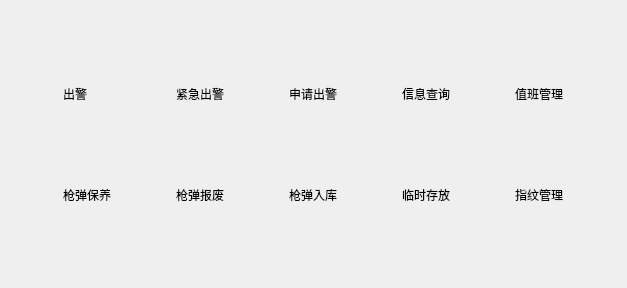
<?xml version="1.0" encoding="UTF-8"?>
<ui version="4.0">
 <class>Home</class>
 <widget class="QWidget" name="Home">
  <property name="geometry">
   <rect>
    <x>0</x>
    <y>0</y>
    <width>627</width>
    <height>288</height>
   </rect>
  </property>
  <property name="windowTitle">
   <string>Form</string>
  </property>
  <layout class="QGridLayout" name="gridLayout">
   <item row="0" column="0">
    <widget class="QToolButton" name="outPolice">
     <property name="focusPolicy">
      <enum>Qt::NoFocus</enum>
     </property>
     <property name="text">
      <string>出警</string>
     </property>
     <property name="icon">
      <iconset resource="../ImgSrc.qrc">
       <normaloff>:/img/icon/police.png</normaloff>:/img/icon/police.png</iconset>
     </property>
     <property name="iconSize">
      <size>
       <width>110</width>
       <height>110</height>
      </size>
     </property>
     <property name="toolButtonStyle">
      <enum>Qt::ToolButtonTextUnderIcon</enum>
     </property>
     <property name="autoRaise">
      <bool>true</bool>
     </property>
    </widget>
   </item>
   <item row="0" column="1">
    <widget class="QToolButton" name="urgent">
     <property name="focusPolicy">
      <enum>Qt::NoFocus</enum>
     </property>
     <property name="text">
      <string>紧急出警</string>
     </property>
     <property name="icon">
      <iconset resource="../ImgSrc.qrc">
       <normaloff>:/img/icon/emergency.png</normaloff>:/img/icon/emergency.png</iconset>
     </property>
     <property name="iconSize">
      <size>
       <width>110</width>
       <height>110</height>
      </size>
     </property>
     <property name="toolButtonStyle">
      <enum>Qt::ToolButtonTextUnderIcon</enum>
     </property>
     <property name="autoRaise">
      <bool>true</bool>
     </property>
    </widget>
   </item>
   <item row="0" column="2">
    <widget class="QToolButton" name="apply">
     <property name="focusPolicy">
      <enum>Qt::NoFocus</enum>
     </property>
     <property name="text">
      <string>申请出警</string>
     </property>
     <property name="icon">
      <iconset resource="../ImgSrc.qrc">
       <normaloff>:/img/icon/police.png</normaloff>:/img/icon/police.png</iconset>
     </property>
     <property name="iconSize">
      <size>
       <width>110</width>
       <height>110</height>
      </size>
     </property>
     <property name="toolButtonStyle">
      <enum>Qt::ToolButtonTextUnderIcon</enum>
     </property>
     <property name="autoRaise">
      <bool>true</bool>
     </property>
    </widget>
   </item>
   <item row="0" column="3">
    <widget class="QToolButton" name="infoCheck">
     <property name="focusPolicy">
      <enum>Qt::NoFocus</enum>
     </property>
     <property name="text">
      <string>信息查询</string>
     </property>
     <property name="icon">
      <iconset resource="../ImgSrc.qrc">
       <normaloff>:/img/icon/information.png</normaloff>:/img/icon/information.png</iconset>
     </property>
     <property name="iconSize">
      <size>
       <width>110</width>
       <height>110</height>
      </size>
     </property>
     <property name="toolButtonStyle">
      <enum>Qt::ToolButtonTextUnderIcon</enum>
     </property>
     <property name="autoRaise">
      <bool>true</bool>
     </property>
    </widget>
   </item>
   <item row="0" column="4">
    <widget class="QToolButton" name="dutyManage">
     <property name="focusPolicy">
      <enum>Qt::NoFocus</enum>
     </property>
     <property name="text">
      <string>值班管理</string>
     </property>
     <property name="icon">
      <iconset resource="../ImgSrc.qrc">
       <normaloff>:/img/icon/duty.png</normaloff>:/img/icon/duty.png</iconset>
     </property>
     <property name="iconSize">
      <size>
       <width>110</width>
       <height>110</height>
      </size>
     </property>
     <property name="toolButtonStyle">
      <enum>Qt::ToolButtonTextUnderIcon</enum>
     </property>
     <property name="autoRaise">
      <bool>true</bool>
     </property>
    </widget>
   </item>
   <item row="1" column="0">
    <widget class="QToolButton" name="keep">
     <property name="focusPolicy">
      <enum>Qt::NoFocus</enum>
     </property>
     <property name="text">
      <string>枪弹保养</string>
     </property>
     <property name="icon">
      <iconset resource="../ImgSrc.qrc">
       <normaloff>:/img/icon/bulletKeep.png</normaloff>:/img/icon/bulletKeep.png</iconset>
     </property>
     <property name="iconSize">
      <size>
       <width>110</width>
       <height>110</height>
      </size>
     </property>
     <property name="toolButtonStyle">
      <enum>Qt::ToolButtonTextUnderIcon</enum>
     </property>
     <property name="autoRaise">
      <bool>true</bool>
     </property>
    </widget>
   </item>
   <item row="1" column="1">
    <widget class="QToolButton" name="dumping">
     <property name="focusPolicy">
      <enum>Qt::NoFocus</enum>
     </property>
     <property name="text">
      <string>枪弹报废</string>
     </property>
     <property name="icon">
      <iconset resource="../ImgSrc.qrc">
       <normaloff>:/img/icon/bulletScrap.png</normaloff>:/img/icon/bulletScrap.png</iconset>
     </property>
     <property name="iconSize">
      <size>
       <width>110</width>
       <height>110</height>
      </size>
     </property>
     <property name="toolButtonStyle">
      <enum>Qt::ToolButtonTextUnderIcon</enum>
     </property>
     <property name="autoRaise">
      <bool>true</bool>
     </property>
    </widget>
   </item>
   <item row="1" column="2">
    <widget class="QToolButton" name="inStorage">
     <property name="focusPolicy">
      <enum>Qt::NoFocus</enum>
     </property>
     <property name="text">
      <string>枪弹入库</string>
     </property>
     <property name="icon">
      <iconset resource="../ImgSrc.qrc">
       <normaloff>:/img/icon/bulletReturn.png</normaloff>:/img/icon/bulletReturn.png</iconset>
     </property>
     <property name="iconSize">
      <size>
       <width>110</width>
       <height>110</height>
      </size>
     </property>
     <property name="toolButtonStyle">
      <enum>Qt::ToolButtonTextUnderIcon</enum>
     </property>
     <property name="autoRaise">
      <bool>true</bool>
     </property>
    </widget>
   </item>
   <item row="1" column="3">
    <widget class="QToolButton" name="tempDeposit">
     <property name="focusPolicy">
      <enum>Qt::NoFocus</enum>
     </property>
     <property name="text">
      <string>临时存放</string>
     </property>
     <property name="icon">
      <iconset resource="../ImgSrc.qrc">
       <normaloff>:/img/icon/tempGet.png</normaloff>:/img/icon/tempGet.png</iconset>
     </property>
     <property name="iconSize">
      <size>
       <width>110</width>
       <height>110</height>
      </size>
     </property>
     <property name="toolButtonStyle">
      <enum>Qt::ToolButtonTextUnderIcon</enum>
     </property>
     <property name="autoRaise">
      <bool>true</bool>
     </property>
    </widget>
   </item>
   <item row="1" column="4">
    <widget class="QToolButton" name="fingerManage">
     <property name="focusPolicy">
      <enum>Qt::NoFocus</enum>
     </property>
     <property name="text">
      <string>指纹管理</string>
     </property>
     <property name="icon">
      <iconset resource="../ImgSrc.qrc">
       <normaloff>:/img/icon/finger.png</normaloff>:/img/icon/finger.png</iconset>
     </property>
     <property name="iconSize">
      <size>
       <width>110</width>
       <height>110</height>
      </size>
     </property>
     <property name="toolButtonStyle">
      <enum>Qt::ToolButtonTextUnderIcon</enum>
     </property>
     <property name="autoRaise">
      <bool>true</bool>
     </property>
    </widget>
   </item>
  </layout>
 </widget>
 <resources>
  <include location="../ImgSrc.qrc"/>
 </resources>
 <connections/>
</ui>
